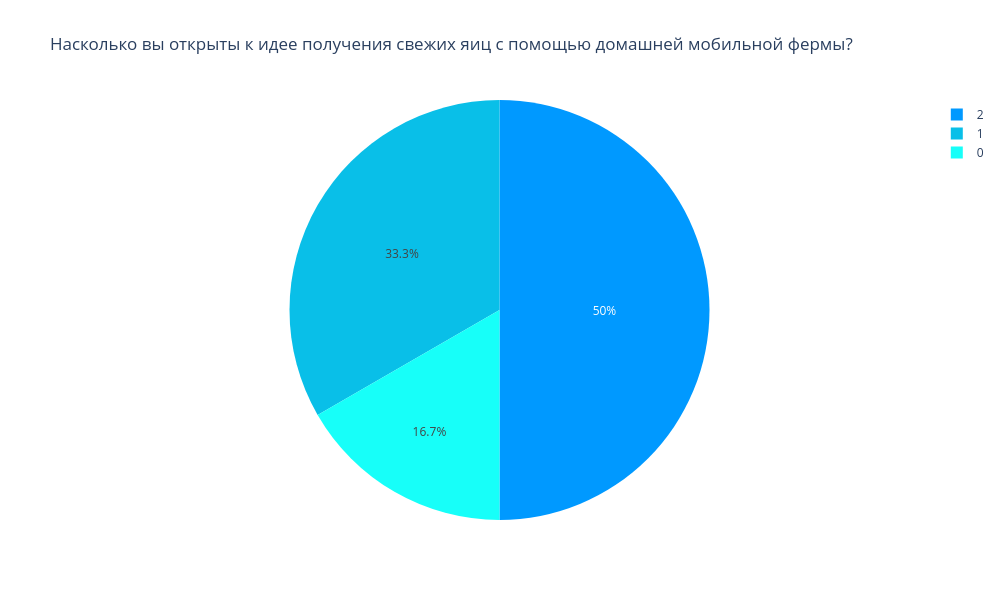

The notebook cell this image was saved under:
### Code cell
readiness_cnt = pd.DataFrame(filtered_df['Насколько вы открыты к идее получения свежих яиц с помощью домашней мобильной фермы? (2 — классная идея, -2 — идея не очень)'].value_counts().reset_index())
readiness_cnt.columns = ['Ответ', 'Количество людей']
fig = px.pie(readiness_cnt, values='Количество людей', names='Ответ', title='Насколько вы открыты к идее получения свежих яиц с помощью домашней мобильной фермы?', color_discrete_sequence=['#0099ff', '#09bfe8', '#17fff9'])
fig.update_layout(width=1000, height=600)

fig.show()

### Figure 1 — Plotly figure (JSON) as saved in the notebook; plotly's stock layout.template omitted (floating-point values rounded to 4 significant figures)
{"data": [{"domain": {"x": [0, 1], "y": [0, 1]}, "hovertemplate": "Ответ=%{label}<br>Количество людей=%{value}<extra></extra>", "labels": [2, 1, 0], "legendgroup": "", "name": "", "showlegend": true, "type": "pie", "values": [6, 4, 2]}], "layout": {"height": 600, "legend": {"tracegroupgap": 0}, "piecolorway": ["#0099ff", "#09bfe8", "#17fff9"], "title": {"text": "Насколько вы открыты к идее получения свежих яиц с помощью домашней мобильной фермы?"}, "width": 1000}}
